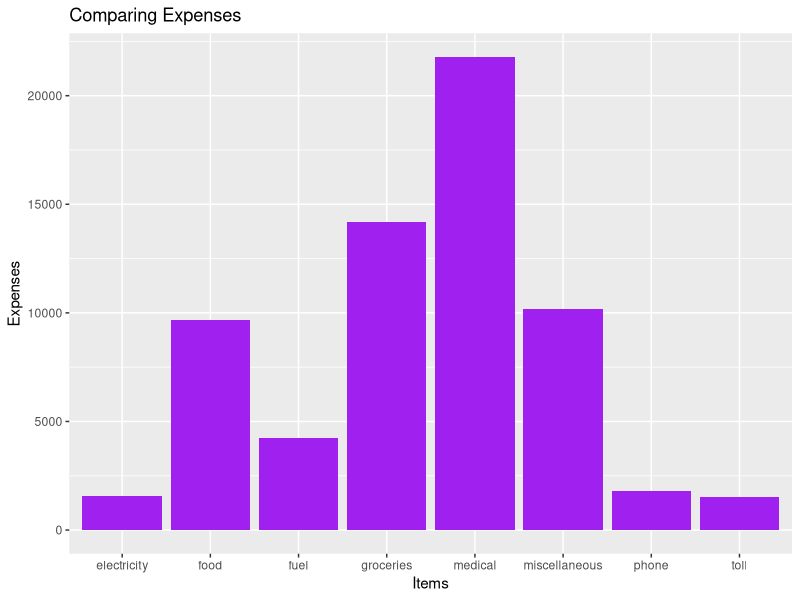

Write R code to recreate this figure.
library(ggplot2)
library(dplyr)

expenses<-read.csv("dailyexpenses.csv")
View(expenses)
str(expenses)
expenses$Date <- as.Date(expenses$Date,
                         "%d/%m/%Y")
str(expenses)

pc<-read.csv("piechart.csv")

View(pc)

#Compare Expenses
fd <-expenses[,2] #food column 
a1 <- sum(fd)

groc <-expenses[,3]
a2 <- sum(groc)

med <-expenses[,4]
a3 <- sum(med)

fl <-expenses[,5]
a4 <- sum(fl)

tl <-expenses[,6]
a5 <- sum(tl)

ph <-expenses[,7]
a6 <- sum(ph)

electric <- expenses[,8]
a7 <- sum(electric)

misc <- expenses[,9]
a8 <- sum(misc)

detail <- c("food", "groceries", "medical", "fuel", "toll", "phone", "electricity", "miscellaneous")
total <- c(a1, a2, a3, a4, a5, a6, a7, a8)

df <- data.frame(detail, total)
View(df)

ggplot(data = df, aes(x = detail, y = total))+
  geom_bar(stat = "identity", fill = "purple")+
  labs(x = "Items",
       y = "Expenses",
       title = "Comparing Expenses")
